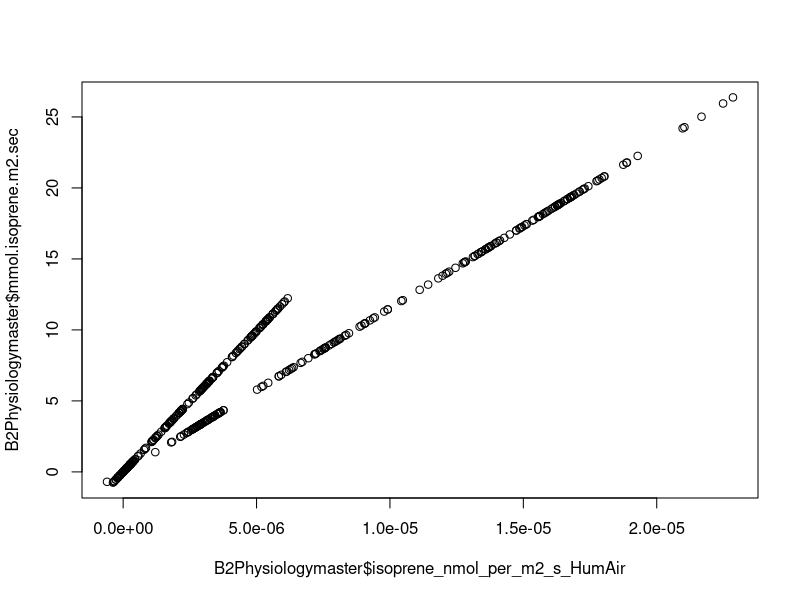
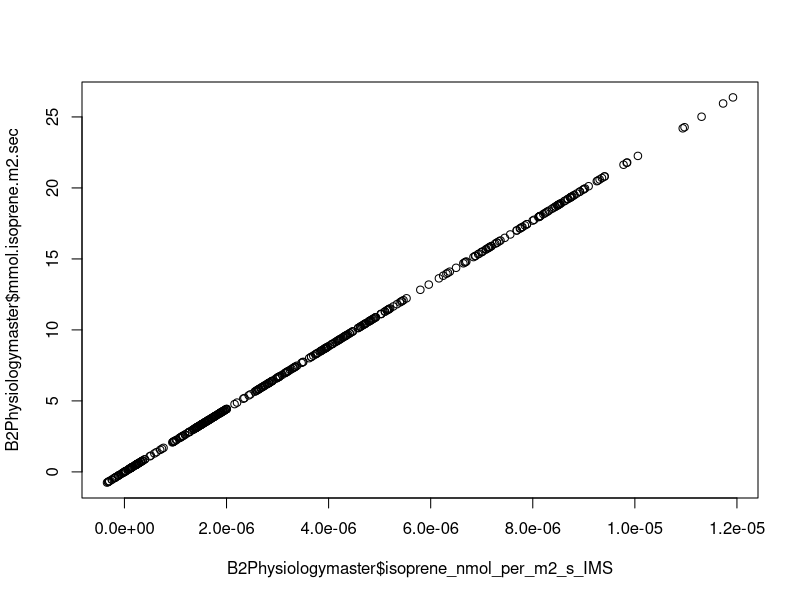
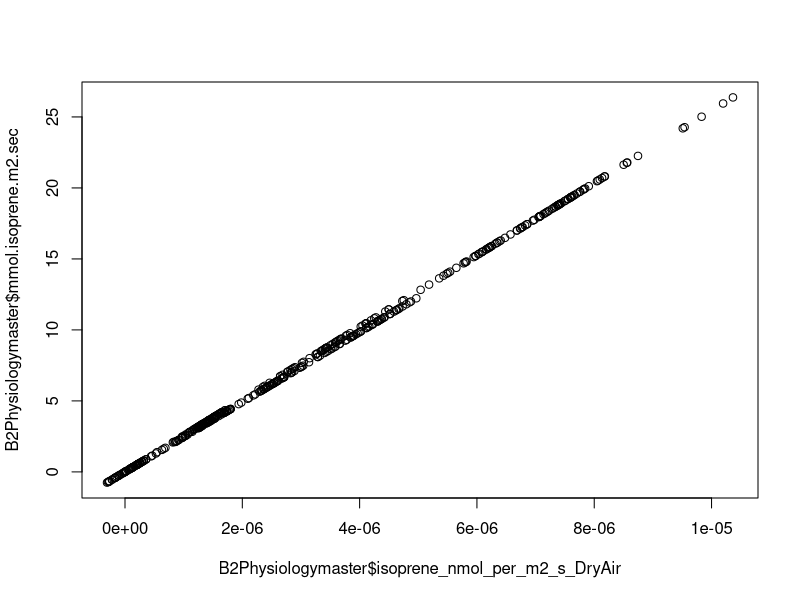
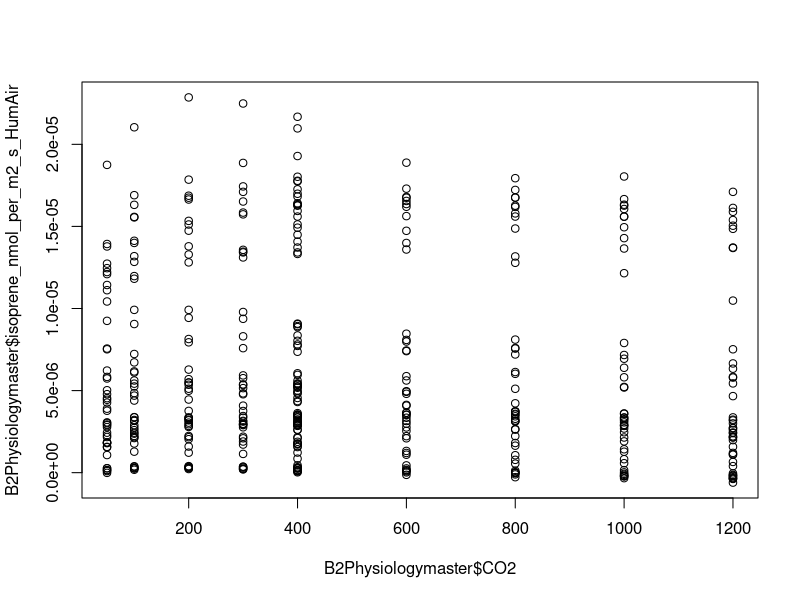
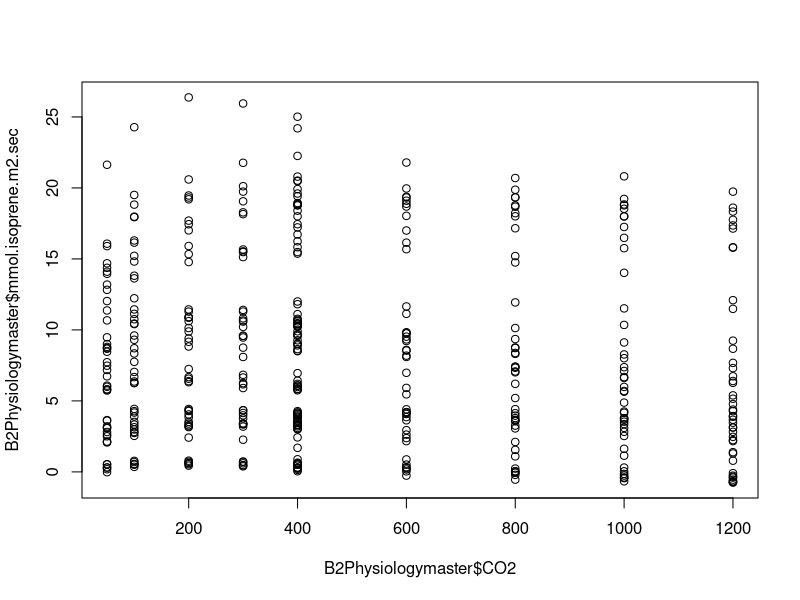
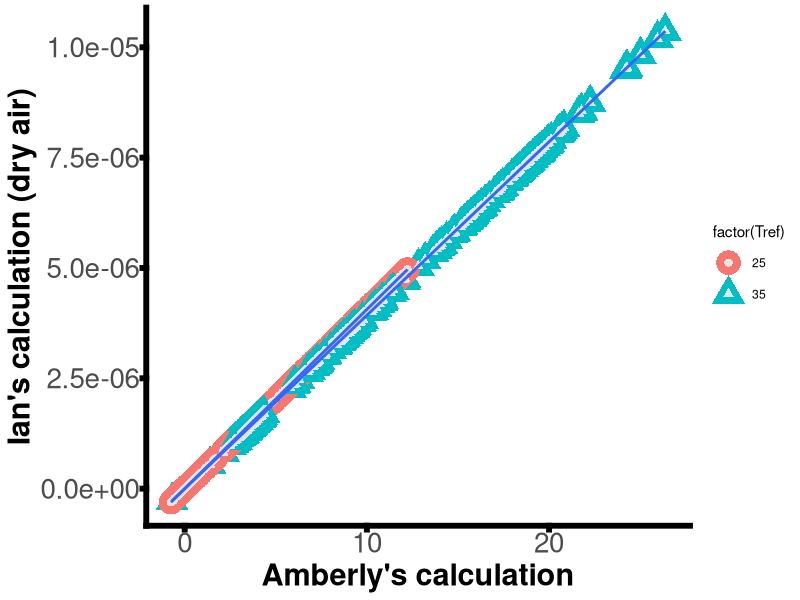
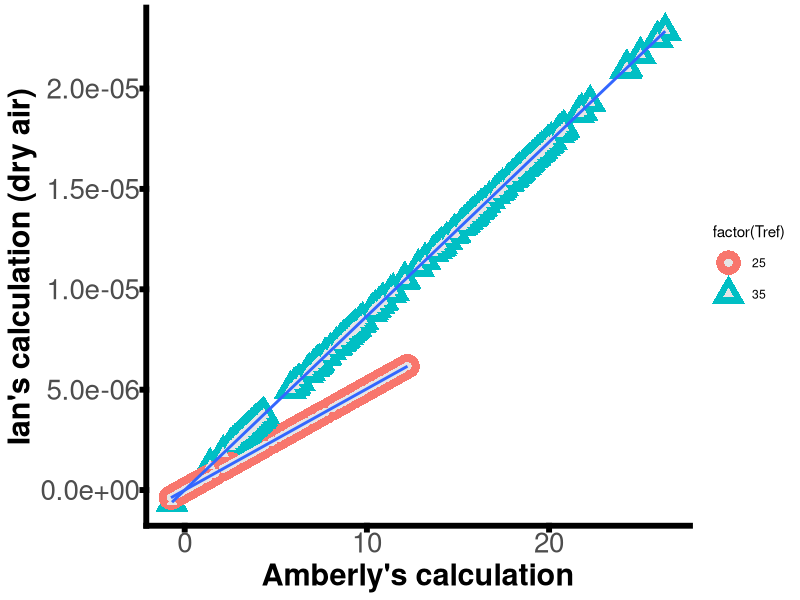

Reproduce these figures in R, in order.
#purpose: testing temperature functions for rho (density of air) & comparing with Amberly's data
#author: Dave Moore - based on Ian's workflow

#Load data
#Amberly's data from B2

library(ggplot2)
library(dplyr)

B2Physiologymaster = read.table("./data/Neice_IsopreneAci2014.csv", na.strings=c('.'), stringsAsFactors=FALSE, head=TRUE, sep=",")

ASL = 1164.34 #elevation of B2
P_AirPressPa = 101325*(1 - 2.25577*10^-5*ASL)^5.25588 #air pressure Pa as a function of Temperature        
P_AirPress_KPa = P_AirPressPa/1000 #unit conversion to kPa
# P_AirPressPa = air pressure (Pa)
# ASL = altitude above sea level (m)



##############################
# micrograms of isoprene to milimoles of isoprene (ug_iso -> mmol_iso)

# micrograms of isoprene to grams of isoprene
# 1 g_iso/1000000 ug_iso
a <- 1/1000000

# grams of isoprene to moles of isoprene
# 1 mol_iso/68.12 g_iso
b <- 1/68.12

#### moles of isoprene to milimoles of isoprene
#### 1000 mmol_iso/1 mol_iso

####c <- 1000/1

# looks like it should be nanomoles of isoprene, per Eller et al. 2012

# moles of isoprene to nanomoles of isoprene
# 1000000000 nmol_iso/1 mol_iso
c <- 1000000000/1

###############################
# kilograms of air to seconds (kg_air -> s)

# kilograms of air to cubic meters of air (density of air;  temperature dependent)
# need to add source of value and possibly change to equation
# this is the value for 35C
# 1.1455 kg_air/1 m^3_air
d <- 1.1455/1

#d is properaly described as rho - density of air

M_da = 0.028964 #Molar mass of dry air, kg/mol
M_wv = 0.018016 #Molar mass of water vapor,  kg/mol
R_ugc = 8.314 #Universal gas constant,  J/(K·mol)
#P_wv = # partial pressure of water vapour
  
P_wv25 = 3169.0 # @25 C Water Vapor Pressure P(Pa)
P_wv35  = 5626.7 # @ 35 C Water Vapor Pressure P(Pa)

#hack for two different Water Vapor Pressure values for 25 and 35 degrees 
diff_Pwv=(5626.7 - 3169.0)
B2Physiologymaster$P_wv=5626.7 + ((B2Physiologymaster$Tref-35)/10)*diff_Pwv 

R_spc = 287.058 # J/(kg·K)


B2Physiologymaster$Temp_kelvin = 273.16 + B2Physiologymaster$Tref
B2Physiologymaster$rho_dry = P_AirPressPa/ (R_spc * B2Physiologymaster$Temp_kelvin)
# R_spc = specific gas constant for dry air is 287.058 J/(kg·K)

#rho for humid air (note this is a hack that only works for 25 C and 35 C)
B2Physiologymaster$rho_humid = (B2Physiologymaster$rho_dry*M_da + B2Physiologymaster$P_wv)/(R_ugc*B2Physiologymaster$Temp_kelvin)


# cubic meters of air to liters of air
# 1 m^3_air/1000 L_air
e <- 1/1000

# liters of air to moles of air
# 22.4 L_air/1 mol_air
f <- 22.4/1

# moles of air to micromoles of air
# 1 mol_air/1000000 umol_air
g <- 1/1000000

# micromoles of air to seconds (LICOR flow rate)
# 600 umol_air/1 s
h <- 600/1

###############################
# milimoles of isoprene per second to milimoles of isoprene per square meter second (mmol_iso/s -> mmol_iso/(s*m^2))

# divide by leaf area (area of LICOR cuvette head)
# 1/6 cm^2
i <- 1/6

# square centimeters to square meters
# 10000 cm^2/1 m^2
j <- 10000/1


# apply unit converions

B2Physiologymaster$isoprene_nmol_per_m2_s_IMS <- B2Physiologymaster$mmol.isoprene...umol.air * a * b * c * d * e * f * g * h * i * j


B2Physiologymaster$isoprene_nmol_per_m2_s_DryAir <- B2Physiologymaster$mmol.isoprene...umol.air * a * b * c * B2Physiologymaster$rho_dry * e * f * g * h * i * j
B2Physiologymaster$isoprene_nmol_per_m2_s_HumAir <- B2Physiologymaster$mmol.isoprene...umol.air * a * b * c * B2Physiologymaster$rho_humid * e * f * g * h * i * j

plot (B2Physiologymaster$isoprene_nmol_per_m2_s_HumAir,B2Physiologymaster$mmol.isoprene.m2.sec)
plot (B2Physiologymaster$isoprene_nmol_per_m2_s_IMS,B2Physiologymaster$mmol.isoprene.m2.sec)
plot (B2Physiologymaster$isoprene_nmol_per_m2_s_DryAir,B2Physiologymaster$mmol.isoprene.m2.sec)



plot (B2Physiologymaster$CO2, B2Physiologymaster$isoprene_nmol_per_m2_s_HumAir)
plot (B2Physiologymaster$CO2, B2Physiologymaster$mmol.isoprene.m2.sec)



Iso <- ggplot(B2Physiologymaster, aes(x=mmol.isoprene.m2.sec, y=isoprene_nmol_per_m2_s_DryAir))
Iso + aes(shape = factor(Tref)) +
  geom_point(aes(colour = factor(Tref)), size = 8) +
  geom_point(colour="grey90", size = 2.5) +
  theme_classic() +
  theme(axis.text=element_text(size=20),
        axis.title=element_text(size=22,face="bold")) + 
  theme(panel.border = element_blank(), axis.line = element_line(colour="black", size=2, lineend="square"))+
  theme(axis.ticks = element_line(colour="black", size=2, lineend="square"))+
  ylab("Ian's calculation (dry air)")+
  xlab("Amberly's calculation") +
  geom_smooth(method=lm,se=FALSE)


IsoHum <- ggplot(B2Physiologymaster, aes(x=mmol.isoprene.m2.sec, y=isoprene_nmol_per_m2_s_HumAir))
IsoHum + aes(shape = factor(Tref)) +
  geom_point(aes(colour = factor(Tref)), size = 8) +
  geom_point(colour="grey90", size = 2.5) +
  theme_classic() +
  theme(axis.text=element_text(size=20),
        axis.title=element_text(size=22,face="bold")) + 
  theme(panel.border = element_blank(), axis.line = element_line(colour="black", size=2, lineend="square"))+
  theme(axis.ticks = element_line(colour="black", size=2, lineend="square"))+
  ylab("Ian's calculation (dry air)")+
  xlab("Amberly's calculation") +
  geom_smooth(method=lm,se=FALSE)

